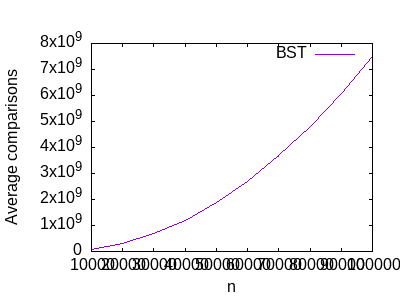

Reproduce this figure in gnuplot.
set title "AVG COMPARISONS by N for ASCENDING data"
set style data lines
set xlabel "n"
set ylabel "Average comparisons"
set title font "Helvetica,14"

plot "average.txt" using 1:2 t "BST"

set terminal png size 400,300
set output "comp_avg.png"
replot
